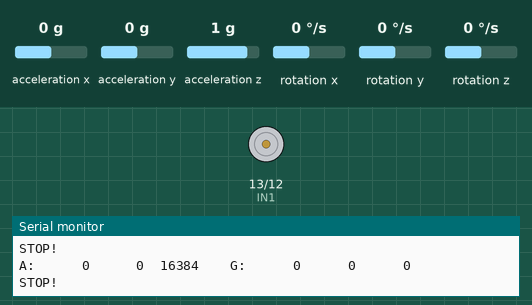
This sketch was run on a simulated Arduino Uno, built with avr-gcc and run on an emulated ATmega328P. On the bench: motor-driver pin pairs drawn as motors (green arrow = first pin HIGH = forward, orange = second pin HIGH = backward, longer = more drive), the last lines printed to the serial monitor. The test bench sets the inputs (shaded band); at power-on: acceleration z 1 g, acceleration x 0 g, acceleration y 0 g, rotation x 0 °/s, rotation y 0 °/s, rotation z 0 °/s.

Above: at 1.2 s.
1.3 s: acceleration z set to 0 g
At 2.5 s:
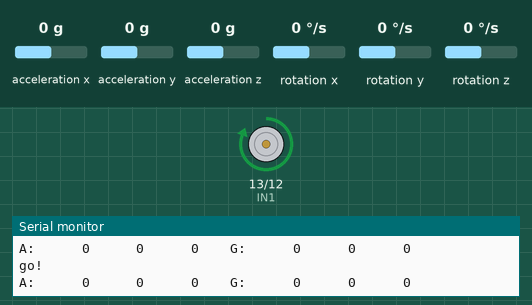
2.8 s: acceleration x set to -1.4 g
4.4 s: acceleration y set to -1.4 g
6.1 s: rotation x set to -192 °/s
Timing chart, 0 to 8.7 s (numbered marks = the images above; inputs shaded):
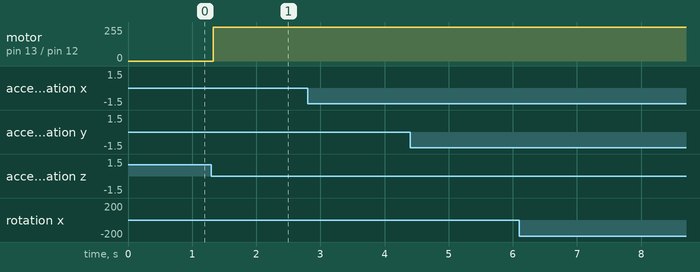

Measured:
- after the input at 1.3 s, motor on pin 13 (IN1) / pin 12 (IN2): stopped → forward 255/255 at once

The sketch:

rolypoly_testcode.ino
```cpp
// write code that will run the motor when the IMU says the thing is turned


#include <Servo.h>
#include <Wire.h>
#include <LSM6.h>

Servo myServo;
LSM6 imu;
//const int servoPin = 11;
//const int magnetPin = 10;

const int IN1 = 13;
const int IN2 = 12;

char imu_data[80];

void setup() {
  // put your setup code here, to run once:
  Serial.begin(9600);
  Wire.begin();
  // myServo.write(0);
  if (!imu.init())
  {
    Serial.println("Failed to detect and initialize IMU!");
    while (1);
  }
  imu.enableDefault();
//  pinMode(magnetPin, OUTPUT);
//  digitalWrite(magnetPin, LOW);
  pinMode(IN1, OUTPUT);
  pinMode(IN2, OUTPUT);
  digitalWrite(IN1, LOW);
  digitalWrite(IN2, LOW);
  Serial.print("start");
}

int threshold = 1000;

void loop() {
  // put your main code here, to run repeatedly:
  imu.read();
  snprintf(imu_data, sizeof(imu_data), "A: %6d %6d %6d    G: %6d %6d %6d",
    imu.a.x, imu.a.y, imu.a.z,
    imu.g.x, imu.g.y, imu.g.z);
  Serial.println(imu_data);
  int xval = imu.a.z;
  if(xval<threshold && xval>-1*threshold){
      digitalWrite(IN1, HIGH);
      digitalWrite(IN2, LOW);
      Serial.println("go!");
  }
  else{
    digitalWrite(IN1, LOW);
    digitalWrite(IN2, LOW);
    Serial.println("STOP!");
  }
  // digitalWrite(magnetPin, HIGH);
  delay(100);
}
```
